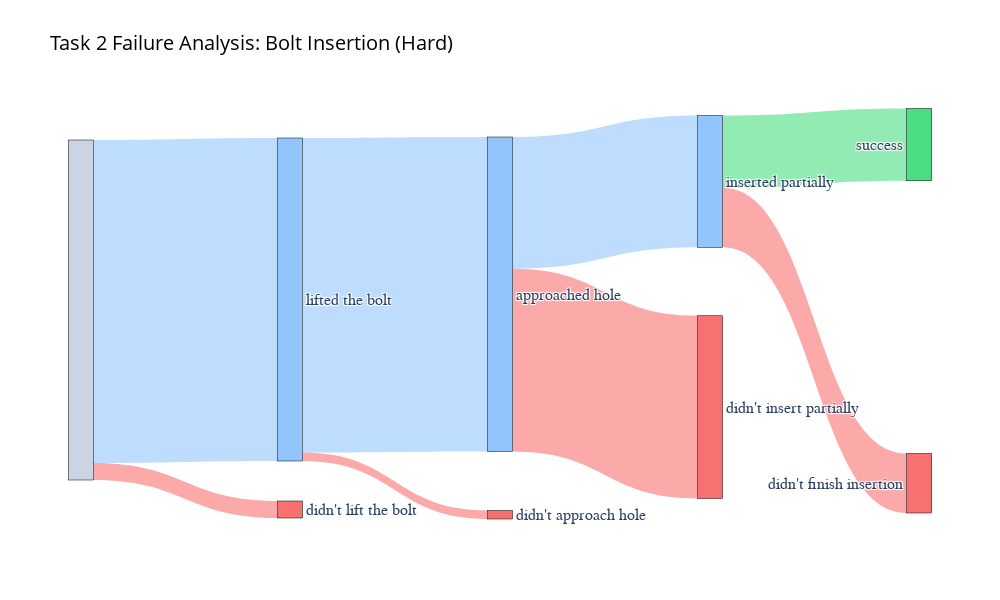

Write notebook code for a chart like this one.
### Markdown cell above
## Sankey Diagrams

### Code cell
import plotly.graph_objects as go

# 1. Prepare the data for Task 2
task2_df = df[df["task"] == 2].copy()
total_steps = 4
task2_df["steps_completed"] = (task2_df["task_progress"] * total_steps).round().astype(int)

# 2. Calculate counts
counts = task2_df["steps_completed"].value_counts().reindex(range(total_steps + 1), fill_value=0)

n_total = len(task2_df)
# Success path counts (flow continuing to next step)
n_passed_1 = counts[1:].sum()
n_passed_2 = counts[2:].sum()
n_passed_3 = counts[3:].sum()
n_passed_4 = counts[4:].sum() # Final SUCCESS

# Failure counts (flow dropping out at this step)
n_failed_1 = counts[0]
n_failed_2 = counts[1]
n_failed_3 = counts[2]
n_failed_4 = counts[3]

# 3. Define Nodes and Manual Positions
# We define X positions (0 to 1) for each column (step)
# We define Y positions (0 to 1) to force Success to TOP and Failures to BOTTOM
# Y is the center of the node. 
# Top aligned center = (value/total)/2
# Bottom aligned center = 1 - (value/total)/2

node_labels = [
    "",                      # 0
    "lifted the bolt",             # 1
    "approached hole",            # 2
    "inserted partially",        # 3
    "success",                  # 4
    "didn't lift the bolt",       # 5
    "didn't approach hole",      # 6
    "didn't insert partially",   # 7
    "didn't finish insertion"   # 8
]

# Calculate normalized sizes for Y positioning
def get_y_top(value, total):
    return (value / total) / 2

def get_y_bottom(value, total):
    return 1 - ((value / total) / 2)

# Node 0: Total (Column 0)
x0, y0 = 0.001, 0.5 # Centered vertically at start or top? Let's center it or top it. 
# To match 'success at top' visual, let's align Total to top too.
y0 = get_y_top(n_total, n_total) 

# Success Path Nodes (Aligned Top)
x1, y1 = 0.25, get_y_top(n_passed_1, n_total)
x2, y2 = 0.50, get_y_top(n_passed_2, n_total)
x3, y3 = 0.75, get_y_top(n_passed_3, n_total)
x4, y4 = 0.999, get_y_top(n_passed_4, n_total)

# Failure Path Nodes (Aligned Bottom)
# Note: Failure 1 happens at Step 1 column (x=0.25)
x5, y5 = 0.25, get_y_bottom(n_failed_1, n_total)
x6, y6 = 0.50, get_y_bottom(n_failed_2, n_total)
x7, y7 = 0.75, get_y_bottom(n_failed_3, n_total)
x8, y8 = 0.999, get_y_bottom(n_failed_4, n_total)

x_nodes = [x0, x1, x2, x3, x4, x5, x6, x7, x8]
y_nodes = [y0, y1, y2, y3, y4, y5, y6, y7, y8]

# 4. Links
sources = [0, 0, 1, 1, 2, 2, 3, 3]
targets = [1, 5, 2, 6, 3, 7, 4, 8]
values =  [n_passed_1, n_failed_1, n_passed_2, n_failed_2, n_passed_3, n_failed_3, n_passed_4, n_failed_4]

# 5. Styling
colors_success = ["#cbd5e1", "#93c5fd", "#86efac", "#fde047", "#4ade80"]
color_failure = "#f87171"

node_colors = [
    colors_success[0], # Total
    colors_success[1], # Step 1
    colors_success[1], # Step 2
    colors_success[1], # Step 3
    colors_success[4], # SUCCESS
    color_failure,     # Fail 1
    color_failure,     # Fail 2
    color_failure,     # Fail 3
    color_failure      # Fail 4
]

link_colors = [
    "rgba(147, 197, 253, 0.6)", # to Step 1
    "rgba(248, 113, 113, 0.6)", # to Failed 1
    "rgba(147, 197, 253, 0.6)", # to Step 2
    "rgba(248, 113, 113, 0.6)", # to Failed 2
    "rgba(147, 197, 253, 0.6)",  # to Step 3
    "rgba(248, 113, 113, 0.6)", # to Failed 3
    "rgba(74, 222, 128, 0.6)",  # to SUCCESS
    "rgba(248, 113, 113, 0.6)"  # to Failed 4
]

fig = go.Figure(data=[go.Sankey(
    arrangement = "snap", # Helps keep nodes in place if not fully constrained
    textfont = dict(size=16, family="Arial"),
    node = dict(
      pad = 20,
      thickness = 25,
      line = dict(color = "black", width = 0.5),
      label = node_labels,
      color = node_colors,
      x = x_nodes,
      y = y_nodes
    ),
    link = dict(
      source = sources,
      target = targets,
      value = values,
      color = link_colors
  ))])

fig.update_layout(
    title_text="Task 2 Failure Analysis: Bolt Insertion (Hard)",
    # make title black
    title_font_color="black",
    font_size=14,
    width=1000,
    height=600,
    plot_bgcolor='white',
    paper_bgcolor='white'
)

fig.show()

### Figure 1 — Plotly figure (JSON) as saved in the notebook; plotly's stock layout.template omitted (floating-point values rounded to 4 significant figures)
{"data": [{"arrangement": "snap", "link": {"color": ["rgba(147, 197, 253, 0.6)", "rgba(248, 113, 113, 0.6)", "rgba(147, 197, 253, 0.6)", "rgba(248, 113, 113, 0.6)", "rgba(147, 197, 253, 0.6)", "rgba(248, 113, 113, 0.6)", "rgba(74, 222, 128, 0.6)", "rgba(248, 113, 113, 0.6)"], "source": [0, 0, 1, 1, 2, 2, 3, 3], "target": [1, 5, 2, 6, 3, 7, 4, 8], "value": [76, 4, 74, 2, 31, 43, 17, 14]}, "node": {"color": ["#cbd5e1", "#93c5fd", "#93c5fd", "#93c5fd", "#4ade80", "#f87171", "#f87171", "#f87171", "#f87171"], "label": ["", "lifted the bolt", "approached hole", "inserted partially", "success", "didn't lift the bolt", "didn't approach hole", "didn't insert partially", "didn't finish insertion"], "line": {"color": "black", "width": 0.5}, "pad": 20, "thickness": 25, "x": [0.001, 0.25, 0.5, 0.75, 0.999, 0.25, 0.5, 0.75, 0.999], "y": [0.5, 0.475, 0.4625, 0.1938, 0.1062, 0.975, 0.9875, 0.7312, 0.9125]}, "textfont": {"family": "Arial", "size": 16}, "type": "sankey"}], "layout": {"font": {"size": 14}, "height": 600, "paper_bgcolor": "white", "plot_bgcolor": "white", "title": {"font": {"color": "black"}, "text": "Task 2 Failure Analysis: Bolt Insertion (Hard)"}, "width": 1000}}
